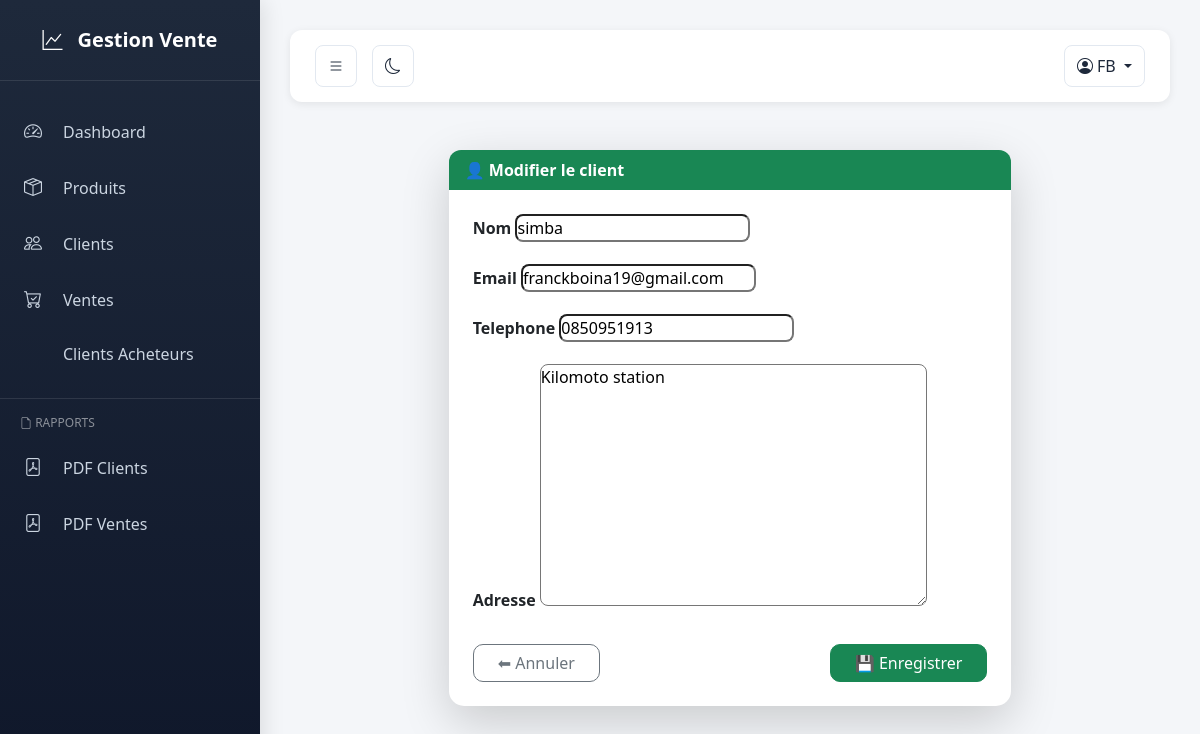
/clients/modifier/3/ (signed in), run on the app's committed database.
### vente/models.py (models this page shows, shortened)
class Client(models.Model):
    nom = models.CharField(max_length=150)
    email = models.EmailField(blank=True)
    telephone = models.CharField(max_length=30, blank=True)
    adresse = models.TextField(blank=True)

### vente/views.py (the view)
# urls.py: path('clients/modifier/<int:pk>/', views.modifier_client, name='modifier_client'),
@login_required
def modifier_client(request, pk):
    client = get_object_or_404(Client, pk=pk)
    if request.method == 'POST':
        form = ClientForm(request.POST, instance=client)
        if form.is_valid():
            form.save()
            messages.success(request, "Client modifié.")
            return redirect('vente:liste_clients')
    else:
        form = ClientForm(instance=client)
    return render(request, 'vente/ajouter_client.html', {'form': form, 'client': client})

### vente/forms.py
class ClientForm(forms.ModelForm):
    class Meta:
        model = Client
        fields = ['nom', 'email', 'telephone', 'adresse']

### vente/templates/vente/ajouter_client.html (shortened to what this page needs)
{% extends 'vente/base.html' %}
{% block content %}
<div class="container mt-5">
  <div class="row justify-content-center">
    <div class="col-md-8">
      <div class="card shadow-lg border-0">
        <div class="card-header bg-success text-white fw-bold">
          {% if client %}
            👤 Modifier le client
          {% else %}
            ➕ Ajouter un client
          {% endif %}
        </div>
        <div class="card-body p-4">
          <form method="post">
            {% for field in form %}
              <div class="mb-3">
                <label class="form-label fw-semibold">
                  {{ field.label }}
                </label>
                {{ field }}
              </div>
            {% endfor %}
            <div class="d-flex justify-content-between mt-4">
              <a href="{% url 'vente:liste_clients' %}" class="btn btn-outline-secondary px-4">
                ⬅ Annuler
              </a>
              <button type="submit" class="btn btn-success px-4">
                💾 Enregistrer
              </button>
            </div>
          </form>
        </div>
      </div>
    </div>
  </div>
</div>
{% endblock %}

### vente/templates/vente/base.html (shortened to what this page needs)
<!doctype html>
<html lang="fr">
<head>
  <link href="https://cdn.jsdelivr.net/npm/bootstrap@5.3.2/dist/css/bootstrap.min.css" rel="stylesheet">
  <link href="https://cdn.jsdelivr.net/npm/bootstrap-icons@1.11.3/font/bootstrap-icons.css" rel="stylesheet">
</head>
<body>
<div class="sidebar" id="sidebar">
  <div class="logo">
    <i class="bi bi-graph-up"></i>
    <span>Gestion Vente</span>
  </div>
  <div class="sidebar-nav">
    <a href="{% url 'vente:tableau_bord' %}" class="{% if request.resolver_match.url_name == 'tableau_bord' %}active{% endif %}">
      <i class="bi bi-speedometer2"></i> <span>Dashboard</span>
    </a>
    <a href="{% url 'vente:liste_produits' %}" class="{% if request.resolver_match.url_name == 'liste_produits' %}active{% endif %}">
      <i class="bi bi-box-seam"></i> <span>Produits</span>
    </a>
    <a href="{% url 'vente:liste_clients' %}" class="{% if request.resolver_match.url_name == 'liste_clients' %}active{% endif %}">
      <i class="bi bi-people"></i> <span>Clients</span>
    </a>
    <a href="{% url 'vente:liste_ventes' %}" class="{% if request.resolver_match.url_name == 'liste_ventes' %}active{% endif %}">
      <i class="bi bi-cart-check"></i> <span>Ventes</span>
    <a href="{% url 'vente:clients_achetes' %}" class="{% if request.resolver_match.url_name == 'clients_achetes' %}active{% endif %}">
       <span>Clients Acheteurs</span>
    </a>
    </a>
    <div style="border-top: 1px solid rgba(255,255,255,0.1); margin: 20px 0; padding-top: 15px;">
      <p style="padding: 0 20px; font-size: 12px; color: rgba(255,255,255,0.5); text-transform: uppercase; margin-bottom: 10px;">
        <i class="bi bi-file-earmark"></i> Rapports
      </p>
      <a href="{% url 'vente:exporter_clients_pdf' %}" class="text-decoration-none" style="color: #cbd5e1; padding: 12px 20px; display: flex; align-items: center; gap: 15px; transition: all 0.3s ease;">
        <i class="bi bi-file-pdf"></i> <span>PDF Clients</span>
      </a>
      <a href="{% url 'vente:exporter_ventes_pdf' %}" class="text-decoration-none" style="color: #cbd5e1; padding: 12px 20px; display: flex; align-items: center; gap: 15px; transition: all 0.3s ease;">
        <i class="bi bi-file-pdf"></i> <span>PDF Ventes</span>
      </a>
    </div>
  </div>
</div>
<div class="main-content">
  <div class="topbar">
    <div class="topbar-left">
      <button class="toggle-btn" onclick="toggleSidebar()" title="Toggle Sidebar">
        <i class="bi bi-list"></i>
      </button>
      <button class="toggle-btn" onclick="toggleDarkMode()" title="Toggle Dark Mode">
        <i class="bi bi-moon"></i>
      </button>
    </div>
    <div class="topbar-right">
      {% if user.is_authenticated %}
        <div class="dropdown">
          <button class="toggle-btn dropdown-toggle" data-bs-toggle="dropdown" title="Profile">
            <i class="bi bi-person-circle"></i> {{ user.username }}
          </button>
        </div>
      {% else %}
        <a href="{% url 'login' %}" class="toggle-btn">
          <i class="bi bi-box-arrow-in-right"></i> Connexion
        </a>
      {% endif %}
    </div>
  </div>
  {% block content %}{% endblock %}
</div>
</body>
</html>

### vente/templates/vente/base.html (style rules this page uses)
* { margin: 0; padding: 0; box-sizing: border-box; }
body { transition: all 0.3s ease; background-color: #f4f6f9; font-family: 'Segoe UI', Tahoma, Geneva, Verdana, sans-serif; }
.sidebar { width: 260px; height: 100vh; position: fixed; left: 0; top: 0; background: linear-gradient(180deg, #1e293b 0%, #0f172a 100%); color: white; transition: all 0.3s ease; overflow-x: hidden; overflow-y: auto; z-index: 1000; box-shadow: 4px 0 20px rgba(0, 0, 0, 0.1); }
.logo { font-size: 20px; font-weight: bold; padding: 25px 15px; text-align: center; border-bottom: 1px solid rgba(255, 255, 255, 0.1); display: flex; align-items: center; justify-content: center; gap: 10px; }
.logo span { margin-left: 5px; }
.sidebar-nav { padding: 20px 0; }
.sidebar a { color: #cbd5e1; text-decoration: none; padding: 12px 20px; display: flex; align-items: center; gap: 15px; transition: all 0.3s ease; border-left: 4px solid transparent; margin: 5px 0; }
.sidebar a i { min-width: 24px; font-size: 18px; }
.main-content { margin-left: 260px; padding: 30px; transition: all 0.3s ease; min-height: 100vh; }
.topbar { background: white; padding: 15px 25px; border-radius: 12px; margin-bottom: 25px; display: flex; justify-content: space-between; align-items: center; box-shadow: 0 2px 8px rgba(0, 0, 0, 0.08); }
.topbar-left { display: flex; gap: 15px; align-items: center; }
.topbar-right { display: flex; gap: 20px; align-items: center; }
.toggle-btn { border: 1px solid #e2e8f0; background: white; color: #1e293b; border-radius: 8px; padding: 8px 12px; cursor: pointer; transition: all 0.3s ease; font-size: 16px; }
.card { border: none; border-radius: 12px; box-shadow: 0 2px 12px rgba(0, 0, 0, 0.08); transition: all 0.3s ease; }
.card-header { border-radius: 12px 12px 0 0 !important; font-weight: 600; border: none; }

### vente/templates/vente/ajouter_client.html (style rules this page uses)
.card { border-radius: 15px; }
.btn { border-radius: 10px; }
input, select, textarea { border-radius: 8px !important; }

### data on the page
Client: form "simba" "franckboina19@gmail.com" "0850951913" "Kilomoto station"

### other printed values
{{ user.username }} "FB"
{{ field.label }} "Nom" "Email" "Telephone" "Adresse"
